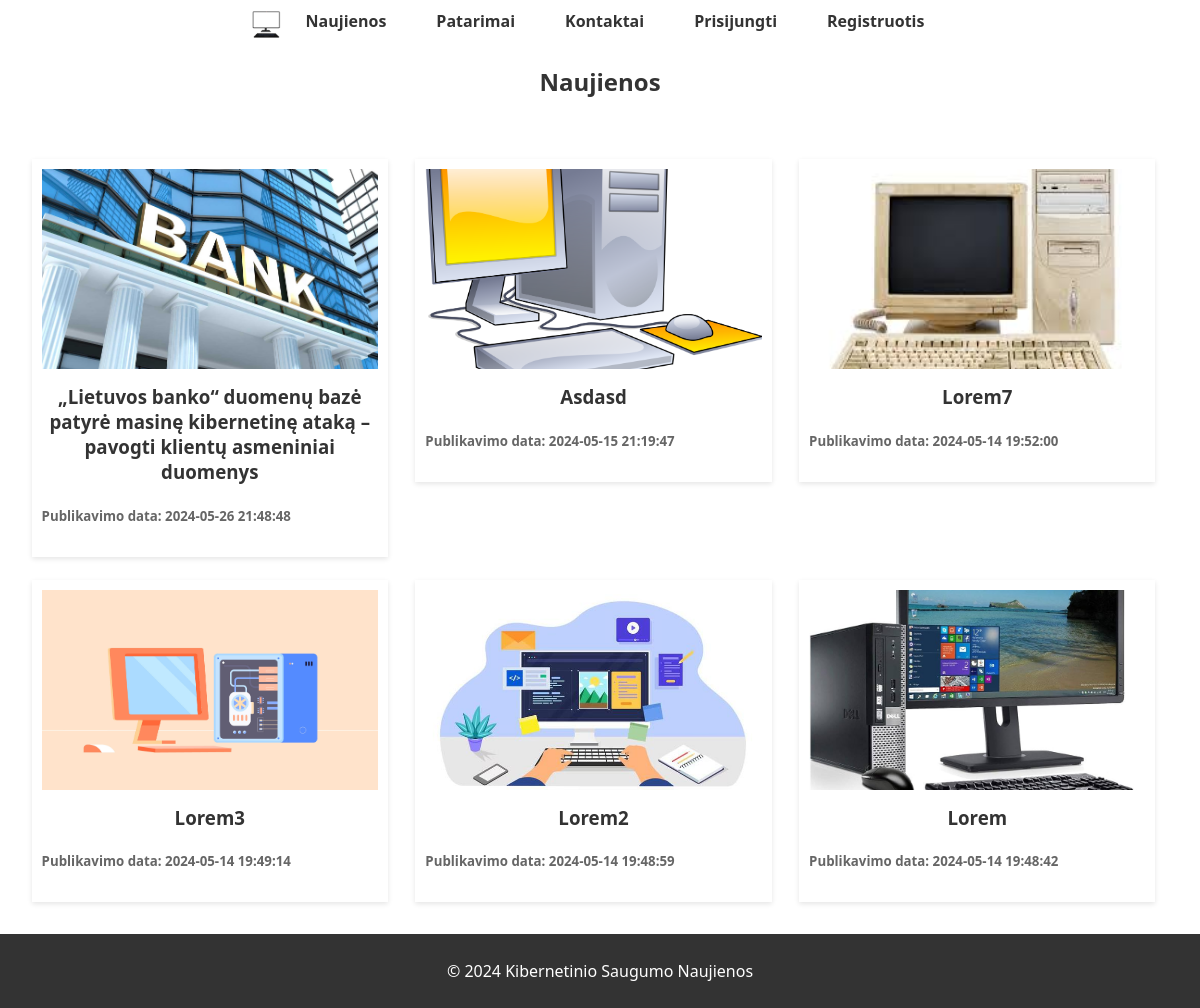
Page /news.php on the committed database.
### tables this page shows
CREATE TABLE `news` (
  `id` int(11) NOT NULL,
  `title` varchar(255) NOT NULL,
  `content` text NOT NULL,
  `published_date` datetime DEFAULT current_timestamp(),
  `image_path` varchar(255) DEFAULT NULL,
  `category` varchar(255) DEFAULT NULL
);

### news.php (the view, shortened to what this page needs)
<?php
require_once 'db.php';
$news = $conn->query("SELECT * FROM News WHERE category = 'news' ORDER BY published_date DESC")->fetch_all(MYSQLI_ASSOC);
$isAdmin = isset($_SESSION['is_admin']) && $_SESSION['is_admin'];
?>
<!DOCTYPE html>
<html lang="lt">
<head>
    <link rel="stylesheet" href="styles.css">
</head>
<body>
    <header>
        <nav>
            <ul>
                <a href="index.php"><img src="./assets/main-logo.png" alt="logo" height="30px" width="30px"></a>
                <li><a href="news.php">Naujienos</a></li>
                <li><a href="tips.php">Patarimai</a></li>
                <li><a href="contacts.php">Kontaktai</a></li>
                <?php if (isset($_SESSION['user_id'])): ?>
                    <li><a href="logout.php">Atsijungti</a></li>
                    <?php if ($isAdmin): ?>
                        <li><a href="admin.php">Administratoriaus Skydelis</a></li>
                    <?php endif; ?>
                <?php else: ?>
                    <li><a href="login.php">Prisijungti</a></li>
                    <li><a href="register.php">Registruotis</a></li>
                <?php endif; ?>
            </ul>
            <h1>Naujienos</h1>
        </nav>
    </header>
    <main>
        <?php foreach ($news as $article): ?>
            <div class="article" onclick="window.location.href='article.php?id=<?= $article['id'] ?>'">
                <?php if (!empty($article['image_path'])): ?>
                    <img src="<?= htmlspecialchars($article['image_path']) ?>" alt="Straipsnio nuotrauka">
                <?php endif; ?>
                <h3><?= htmlspecialchars($article['title']) ?></h3>
                <h5>Publikavimo data: <?= htmlspecialchars($article['published_date'])?></h5>
            </div>
        <?php endforeach; ?>
    </main>
    <footer>
        <p>© 2024 Kibernetinio Saugumo Naujienos</p>
    </footer>
</body>
</html>

### styles.css (style rules this page uses)
html, body { height: 100%; margin: 0; padding: 0; }
body { font-family: 'Segoe UI', Tahoma, Geneva, Verdana, sans-serif; background-color: #ffffff; color: #666666; display: flex; flex-direction: column; min-height: 100%; }
header { background-color: #ffffff; color: #333333; padding: 10px 0; text-align: center; }
h1, h2, h3 { color: #333333; text-align: center; }
main { flex: 1; padding: 20px; }
footer { text-align: center; width: 100%; background-color: #333333; color: white; padding: 10px 0; }
nav ul { list-style-type: none; padding: 0; margin: 0; display: flex; justify-content: center; }
nav ul li { margin: 0 15px; }
nav ul li a { color: #333333; text-decoration: none; font-weight: bold; padding: 5px 10px; }
.article { width: 29%; margin: 1%; background-color: #fff; padding: 10px; box-shadow: 0 2px 5px rgba(0, 0, 0, 0.1); display: inline-block; vertical-align: top; cursor: pointer; transition: box-shadow 0.3s; overflow: hidden; }
.article img { width: 100%; height: 200px; object-fit: cover; }
.article h3 { text-align: center; margin-top: 10px; }

### rows in the picture
news: image_path (picture), title "„Lietuvos banko“ duomenų bazė patyrė masinę kibernetinę ataką – pavogti klientų asmeniniai duomenys", published_date "2024-05-26 21:48:48"
news: image_path (picture), title "Asdasd", published_date "2024-05-15 21:19:47"
news: image_path (picture), title "Lorem7", published_date "2024-05-14 19:52:00"
news: image_path (picture), title "Lorem3", published_date "2024-05-14 19:49:14"
news: image_path (picture), title "Lorem2", published_date "2024-05-14 19:48:59"
news: image_path (picture), title "Lorem", published_date "2024-05-14 19:48:42"
